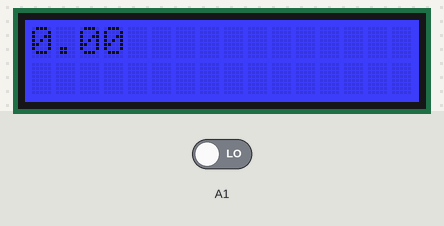
A sketch run on a simulated Arduino Uno, built with avr-gcc and run on an emulated ATmega328P. On the bench: 16×2 character LCD. Inputs (shaded band) come from the test bench; at power-on: A1 LOW.

Above: at 0.22 s.
At 1.29 s:
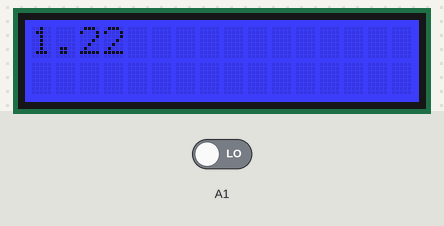
1.3 s: A1 driven HIGH
At 2.5 s:
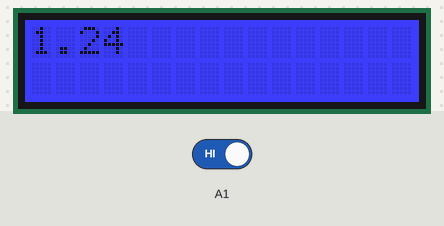
Timing chart, 0 to 4.3 s (numbered marks = the images above; inputs shaded):
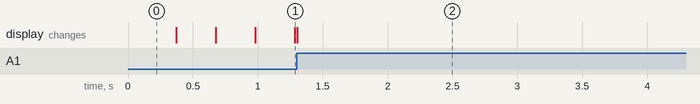

The sketch:

StopUr.ino
```cpp
#include <rgb_lcd.h>

#include <Wire.h>

unsigned long tidNu;
unsigned long tidFoer;
float count;
rgb_lcd lcd;
bool trykFoer;
bool trykNu;
bool urStop;


void setup()
{
  pinMode(A1,INPUT);
  lcd.begin(16,2);
  lcd.setRGB(0,0,255);
  tidFoer = millis();
}


void loop()
{

   lcd.setCursor(0,0);
   lcd.print(count/1000);
   StopUr();
}

void StopUr()
{
  trykNu = digitalRead(A1);


  if (trykNu == true && trykFoer ==false)
  {
    if (urStop==false)
    {
      urStop=true;
    }
    else
    {
      urStop=false;

      //Her skal uret nulstilles. Det er det eneste problem. det sker ikke
      tidFoer = tidNu;
      lcd.clear();

    }
  }

  if (urStop==false)
  {
    tidNu = millis();
    count = tidNu - tidFoer;
  }

  trykFoer=trykNu;
}
```
